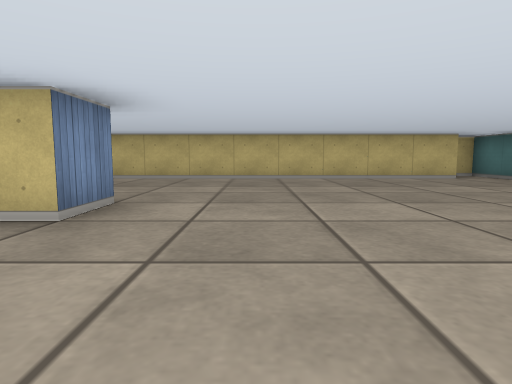
View 1 (above)

13 first-person views from a walk through a cub3D level. The camera is about half as high as the walls, tilts 6° down and sees 75° across. The floor is counted in squares. Each view is taken from the middle of a square. On the plan, view 1 faces up. The plan holds only what a view shows up to about 9 squares ahead; the rest is blank.

View 2
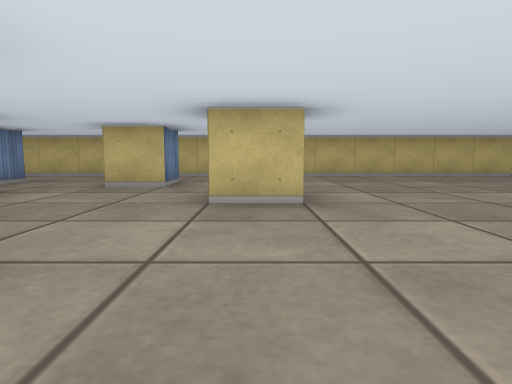

View 3
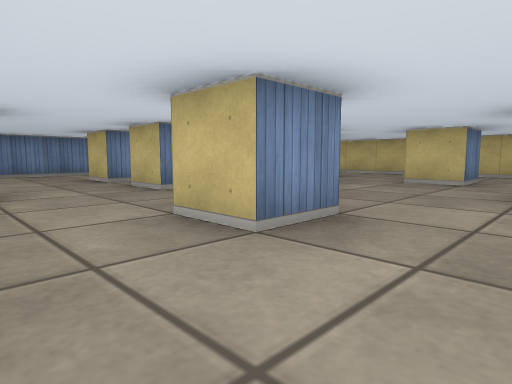

View 4
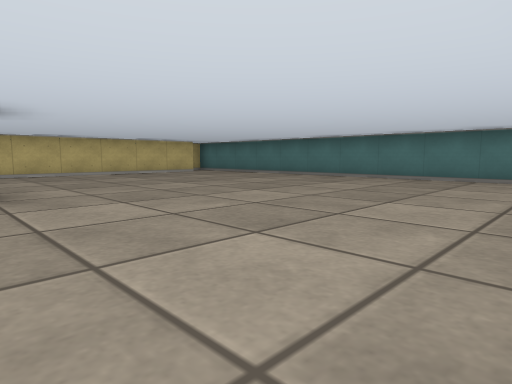

View 5
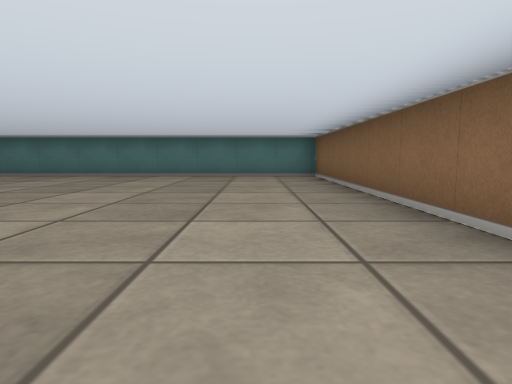

View 6
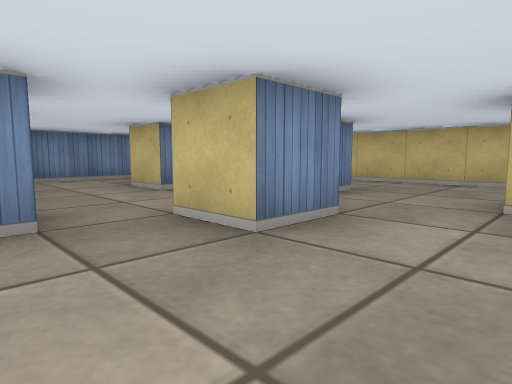

View 7
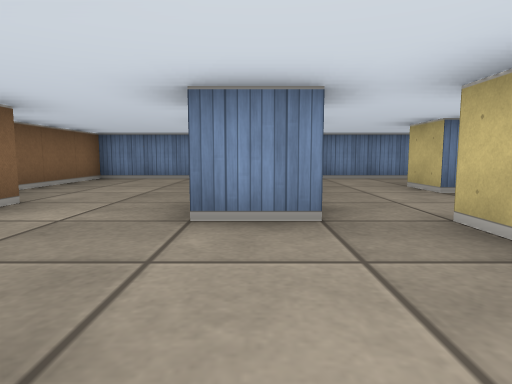

View 8
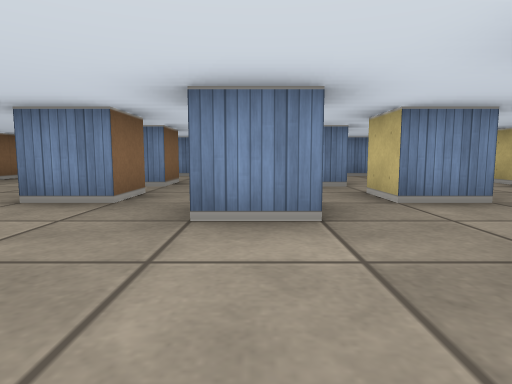

View 9
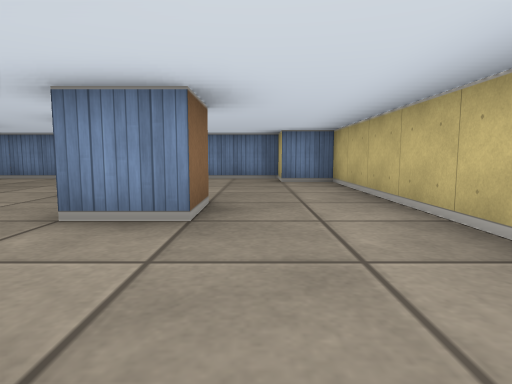

View 10
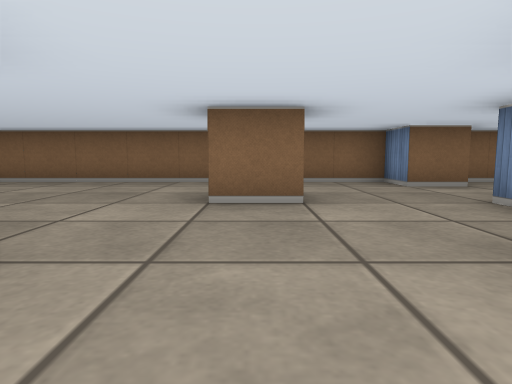

View 11
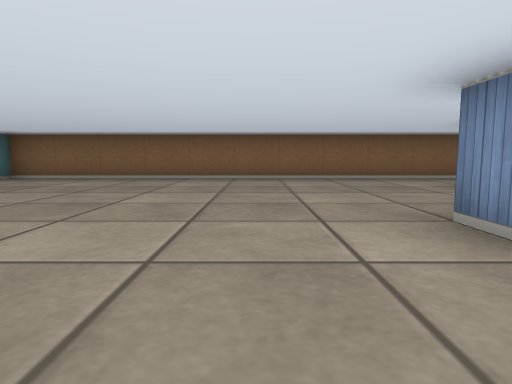

View 12
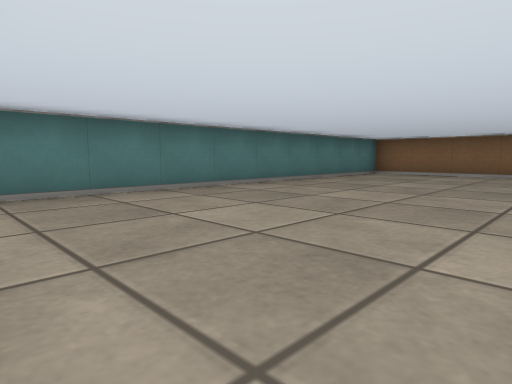

View 13
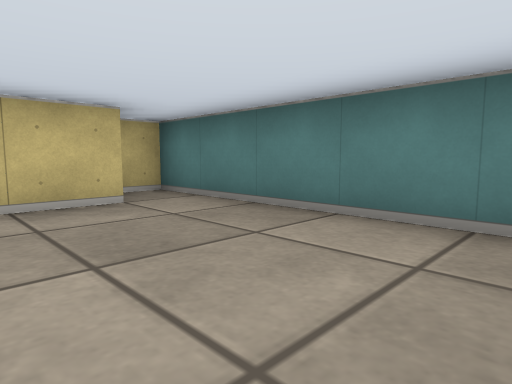

### Floor plan
Points are (right, up) in squares from view 1. A wall is a line through its corners. A room is listed if a view was taken in it or the views show most of it. See-through windows are left out.
Room 1 (views 1, 2, 3, 4, 5, 6, 7, 8, 9, 10, 11, 12, 13)
walls: (-1.5, 3.5) (-1.5, 2.5) (-2.5, 2.5); (-3.5, 5.5) (-3.5, 4.5) (-4.5, 4.5); (-5.5, 3.6) (-5.5, 2.5) (-6.5, 2.5); (-4.6, 0.5) (-3.5, 0.5) (-3.5, -0.5) (-4.5, -0.5); (-7.5, 1.5) (-6.5, 1.5) (-6.5, 0.5) (-7.5, 0.5); (-7.5, 5.5) (-6.5, 5.5) (-6.5, 4.5) (-7.5, 4.5); (-8.5, 4.6) (-8.5, 3.5) (-9.5, 3.5); (-7.6, -1.5) (-6.5, -1.5) (-6.5, -2.5) (5.5, -2.5) (5.5, 8.5) (4.9, 8.5); (-9.5, 1.5) (-8.5, 1.5) (-8.5, 0.5) (-9.5, 0.5); (4.6, 7.5) (-10.5, 7.5) (-10.5, 6.5) (-11.5, 6.5) (-11.5, -2.5) (-8.1, -2.5)

Positions as (right, up) in squares from view 1, and headings:
1: (0, 0), facing up
2: (-2, -1), facing up
3: (-2, -2), facing up-left
4: (-2, -2), facing up-right
5: (-3, -1), facing right
6: (-4, 1), facing up-left
7: (-4, 1), facing left
8: (-3, 3), facing left
9: (-4, 6), facing left
10: (-4, 4), facing down
11: (0, 5), facing down
12: (1, 7), facing down-right
13: (3, 4), facing up-right
